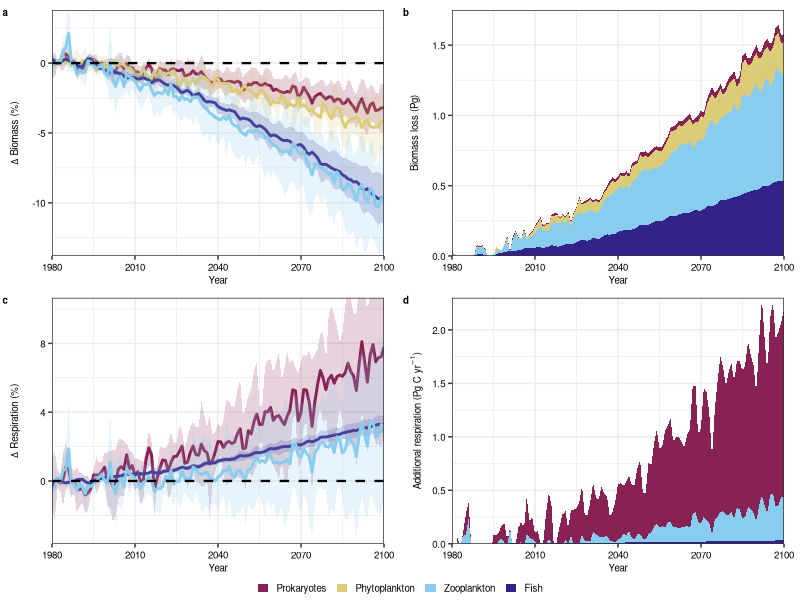

This chart was generated by the following R code: (Note: this script raises an error after producing the figure.)
### Climate change projections (biomass and respiration)

library(dplyr)
library(ggplot2)
library(raster)
library(dplyr)
library(tidyr)
library(reshape2)
library(ggpubr)
library(ggthemes)
library(data.table)

year_data <- read.csv("./data/year_data_processed_epipelagic.csv")

### BIOMASS
tot_bac_biomass1 <- 1.7 # Pg wet biomass, from this study
tot_phy_biomass1 <- 5.4 # Pg wet biomass, from Hatton et al., 2021
tot_zoo_biomass1 <- 7.8 # Pg wet biomass, from Hatton et al., 2021
tot_fish_biomass1 <- 5.5 # Pg wet biomass, from Hatton et al., 2021

#### RESPIRATION
tot_zoo_resp <- 12.4 # from Nowicki and Devries, 2021
tot_fish_resp <- 0.94 # from Bianchi et al. 2020
tot_bac_resp <- 22.6 # 18.5 Pg respiration, from data
tot_bac_growth <- 1.6 # 1.6 Pg production, from data
tot_bac_demand <- tot_bac_resp + tot_bac_growth

### CALCULATE DELTA BIOMASS FOR BACTERIA, ZOOPLANKTON AND FISH, YEAR DATA
hist_data <- year_data %>% dplyr::filter(Year %in% 1980:1999) %>% dplyr::group_by(Model) %>% 
                dplyr::summarise(hist_bac_biomass = mean(bac_biomass_gC),
                                 hist_phy_biomass = mean(phyc_vint_gC),
                                 hist_fish_biomass = mean(fish_biomass_lotze),
                                 hist_zoo_biomass = mean(zooplankton_gC),
                                 hist_bac_resp = mean(bac_resp_gC_d),
                                 hist_zoo_resp = mean(zoo_resp),
                                 hist_fish_resp = mean(fish_resp)) %>% dplyr::ungroup()

year_data2 <- left_join(year_data, hist_data, by = c("Model" = "Model")) %>% 
                    dplyr::select(Year, Experiment, Model, bac_biomass_gC, fish_biomass_lotze,
                                  zooplankton_gC, phyc_vint_gC, hist_bac_biomass,  hist_fish_biomass, hist_zoo_biomass, hist_phy_biomass,
                                  hist_fish_resp, hist_zoo_resp, hist_bac_resp, bac_resp_gC_d, zoo_resp, fish_resp) %>%
                    dplyr::mutate(bac_biomass = (bac_biomass_gC - hist_bac_biomass)/hist_bac_biomass*100,
                                  phy_biomass = (phyc_vint_gC - hist_phy_biomass)/hist_phy_biomass*100,
                                  zoo_biomass = (zooplankton_gC - hist_zoo_biomass)/hist_zoo_biomass*100,
                                  fish_biomass = (fish_biomass_lotze - hist_fish_biomass)/hist_fish_biomass*100,
                                  abs_bac_biomass = -tot_bac_biomass1*(bac_biomass/100),
                                  abs_phy_biomass = -tot_phy_biomass1*(phy_biomass/100),
                                  abs_zoo_biomass = -tot_zoo_biomass1*(zoo_biomass/100),
                                  abs_fish_biomass = -tot_fish_biomass1*(fish_biomass/100),
                                  bac_resp = (bac_resp_gC_d - hist_bac_resp)/hist_bac_resp*100,
                                  zoo_resp = (zoo_resp - hist_zoo_resp)/hist_zoo_resp*100,
                                  fish_resp = (fish_resp - hist_fish_resp)/hist_fish_resp*100,
                                  abs_bac_resp = tot_bac_resp*(bac_resp/100),
                                  abs_fish_resp = tot_fish_resp*(fish_resp/100),
                                  abs_zoo_resp = tot_zoo_resp*(zoo_resp/100))

year_data_gg <- year_data2 %>% dplyr::group_by(Year, Experiment) %>% 
                          summarise(mean_bac_biomass = mean(bac_biomass),
                                    mean_fish_biomass = mean(fish_biomass),
                                    mean_zoo_biomass = mean(zoo_biomass),
                                    mean_phy_biomass = mean(phy_biomass),
                                    mean_abs_bac_biomass = mean(abs_bac_biomass),
                                    mean_abs_phy_biomass = mean(abs_phy_biomass),
                                    mean_abs_zoo_biomass = mean(abs_zoo_biomass),
                                    mean_abs_fish_biomass = mean(abs_fish_biomass),
                                    sd_zoo_biomass = sd(zoo_biomass),
                                    sd_phy_biomass = sd(phy_biomass),
                                    sd_bac_biomass = sd(bac_biomass),
                                    sd_fish_biomass = sd(fish_biomass),
                                    bac_biomass_l = mean_bac_biomass - sd_bac_biomass,
                                    bac_biomass_u = mean_bac_biomass + sd_bac_biomass,
                                    phy_biomass_l = mean_phy_biomass - sd_phy_biomass,
                                    phy_biomass_u = mean_phy_biomass + sd_phy_biomass,
                                    fish_biomass_l = mean_fish_biomass - sd_fish_biomass,
                                    fish_biomass_u = mean_fish_biomass + sd_fish_biomass,
                                    zoo_biomass_l = mean_zoo_biomass - sd_zoo_biomass,
                                    zoo_biomass_u = mean_zoo_biomass + sd_zoo_biomass,
                                    mean_bac_resp = mean(bac_resp),
                                    mean_zoo_resp = mean(zoo_resp),
                                    mean_fish_resp = mean(fish_resp),
                                    sd_bac_resp = sd(bac_resp),
                                    sd_zoo_resp = sd(zoo_resp),
                                    sd_fish_resp = sd(fish_resp),
                                    bac_resp_u = mean_bac_resp + sd_bac_resp,
                                    bac_resp_l = mean_bac_resp - sd_bac_resp,
                                    zoo_resp_u = mean_zoo_resp + sd_zoo_resp,
                                    zoo_resp_l = mean_zoo_resp - sd_zoo_resp,
                                    fish_resp_u = mean_fish_resp + sd_fish_resp,
                                    fish_resp_l = mean_fish_resp - sd_fish_resp,
                                    mean_abs_bac_resp = mean(abs_bac_resp),
                                    mean_abs_fish_resp = mean(abs_fish_resp),
                                    mean_abs_zoo_resp = mean(abs_zoo_resp),
                                    .groups = "drop") %>%
                            dplyr::filter(Experiment %in% c("historical", "ssp370")) 


theme_save <- theme(axis.title = element_text(size = 7, face = "plain"),
                    plot.title = element_blank(),
                    axis.text = element_text(size = 7, colour = "black"),
                    plot.margin = unit(c(0.5,0.8,0.1,0.5), "lines"),
                    legend.title = element_blank(),
                    legend.key.width = unit(0.3, "cm"),
                    legend.key.height = unit(0.15, "cm"),
                    legend.text = element_text(size = 7, face = "plain"))

plot_list <- list()

#colors <- c("Prokaryotes" = "#4274FF", "Phytoplankton" = "#ff9900", "Zooplankton" = "#42B12F", "Fish" = "#EB370D")
#colors2 <- c("#4274FF","#ff9900","#42B12F","#EB370D")

colors <- c("Prokaryotes" = "#882255", "Phytoplankton" = "#DDCC77", "Zooplankton" = "#88CCEE", "Fish" = "#332288")
colors2 <- c("#882255","#DDCC77","#88CCEE","#332288")

plot_list[[1]] <- ggplot(year_data_gg) +
  geom_ribbon(aes(x = Year, ymin=bac_biomass_l,ymax=bac_biomass_u, fill = "Prokaryotes"), alpha=0.2) +
  geom_line(aes(x = Year, y = mean_bac_biomass, color = "Prokaryotes"), linewidth = 1) +
  geom_ribbon(aes(x = Year, ymin=phy_biomass_l,ymax=phy_biomass_u, fill = "Phytoplankton"), alpha=0.2) +
  geom_line(aes(x = Year, y = mean_phy_biomass, color = "Phytoplankton"), linewidth = 1) +
    geom_ribbon(aes(x = Year, ymin=fish_biomass_l,ymax=fish_biomass_u, fill = "Fish"), alpha=0.2) +
    geom_line(aes(x = Year, y = mean_fish_biomass, color = "Fish"), linewidth = 1) +
  geom_ribbon(aes(x = Year, ymin=zoo_biomass_l,ymax=zoo_biomass_u, fill = "Zooplankton"), alpha=0.2) +
  geom_line(aes(x = Year, y = mean_zoo_biomass, color = "Zooplankton"), linewidth = 1) +
  geom_hline(yintercept = 0, color = "black", linetype = "dashed", linewidth =0.8)+ theme_bw() + theme_save +
  scale_x_continuous(expand = c(0,0)) + scale_y_continuous() + xlab("") + ylab("")+
  coord_cartesian(ylim =c(-13,3), xlim = c(1980,2100))+
  labs(title = "", x = "Year", y = expression(paste(Delta,  " Biomass (%)")), color = "")+  
  scale_color_manual(values = colors,breaks = c("Prokaryotes","Phytoplankton", "Zooplankton", "Fish"),aesthetics = c("colour", "fill")) +
  guides(fill = guide_legend(override.aes = list(size = 1, alpha = 1)), color = "none")


stacked_gg <- year_data_gg %>% dplyr::rename("stack1" = "mean_abs_bac_biomass", "stack2" = "mean_abs_phy_biomass", "stack3" = "mean_abs_zoo_biomass", "stack4" = "mean_abs_fish_biomass")%>% dplyr::select(Year, stack1, stack2, stack3, stack4) %>%
                  gather(variable, value, -Year)


plot_list[[2]] <- ggplot(stacked_gg) + geom_area(aes(x=Year, y = value, fill = variable)) + theme_bw() + theme_save +
  scale_x_continuous(expand = c(0,0)) + scale_y_continuous(expand = c(0,0)) + xlab("") + ylab("")+
  coord_cartesian(ylim =c(0,1.75), xlim = c(1980,2100))+
  labs(title = "", x = "Year", y = "Biomass loss (Pg)", color = "")+  
  scale_color_manual(values = colors2, labels = c("Prokaryotes", "Phytoplankton", "Zooplankton","Fish"),aesthetics = c("colour", "fill")) +
  guides(fill = guide_legend(override.aes = list(size = 1, alpha = 1)), color = "none")+
  guides(fill = guide_legend(override.aes = list(alpha = 1)), color = "none")



#### RESPIRATION

plot_list[[3]] <- ggplot(year_data_gg) +
  geom_ribbon(aes(x = Year, ymin=bac_resp_l,ymax=bac_resp_u, fill = "Prokaryotes"), alpha=0.2) +
  geom_line(aes(x = Year, y = mean_bac_resp, color = "Prokaryotes"), linewidth = 1) +
  geom_ribbon(aes(x = Year, ymin=fish_resp_l,ymax=fish_resp_u, fill = "Fish"), alpha=0.2) +
  geom_line(aes(x = Year, y = mean_fish_resp, color = "Fish"), linewidth = 1) +
  geom_ribbon(aes(x = Year, ymin=zoo_resp_l,ymax=zoo_resp_u, fill = "Zooplankton"), alpha=0.2) +
  geom_line(aes(x = Year, y = mean_zoo_resp, color = "Zooplankton"), linewidth = 1) +
  geom_hline(yintercept = 0, color = "black", linetype = "dashed", linewidth =0.8)+ theme_bw() + theme_save +
  scale_x_continuous(expand = c(0,0)) + scale_y_continuous() + xlab("") + ylab("")+
  coord_cartesian(ylim =c(-3,10), xlim = c(1980,2100))+
  labs(title = "", x = "Year", y = expression(paste(Delta,  " Respiration (%)")), color = "")+  
  scale_color_manual(values = colors,breaks = c("Prokaryotes", "Zooplankton", "Fish"),aesthetics = c("colour", "fill")) +
  guides(fill = guide_legend(override.aes = list(size = 1, alpha = 1)), color = "none")


stacked_gg <- year_data_gg %>% dplyr::rename("stack1" = "mean_abs_bac_resp", "stack2" = "mean_abs_zoo_resp", "stack3" = "mean_abs_fish_resp") %>% dplyr::select(Year, stack1, stack2, stack3) %>%
  gather(variable, value, -Year) 

plot_list[[4]] <- ggplot(stacked_gg) + geom_area(aes(x=Year, y = value, fill = variable)) + theme_bw() + theme_save +
  scale_x_continuous(expand = c(0,0)) + scale_y_continuous(expand = c(0,0)) + xlab("") + ylab("")+
  coord_cartesian(ylim =c(0,2.3), xlim = c(1980,2100))+
  labs(title = "", x = "Year", y = expression(paste("Additional respiration (Pg C yr"^{-1}, ")", sep = "")), color = "")+  
  scale_color_manual(values = colors2[c(1,3,4)], labels = c("Prokaryotes", "Zooplankton", "Fish"),aesthetics = c("colour", "fill")) +
  guides(fill = guide_legend(override.aes = list(size = 1, alpha = 1)), color = "none")+
  guides(fill = guide_legend(override.aes = list(alpha = 1)), color = "none")

figure <- ggpubr::ggarrange(plotlist = plot_list, labels = c("a", "b", "c", "d"), font.label = list(size = 7), hjust = -.5, vjust =2, align = 'hv', common.legend = TRUE,legend = "bottom", nrow = 2, ncol = 2)
ggsave(plot = figure, filename = "figures/Figure4.pdf", width = 180, height = 150, units = "mm")


### Save Figure 4 source data
write.csv(year_data_gg, "./source_data/Figure4/Figure4.csv", row.names = FALSE)
